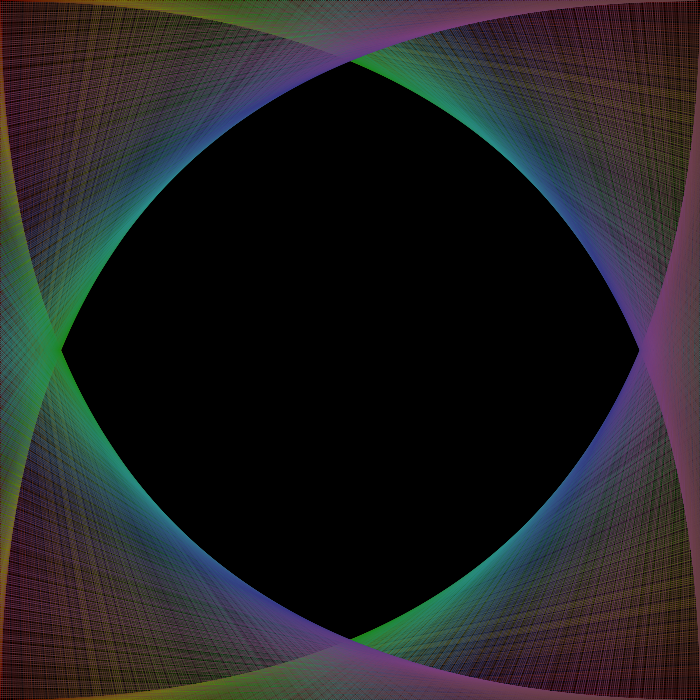
Frame 1 (no input)
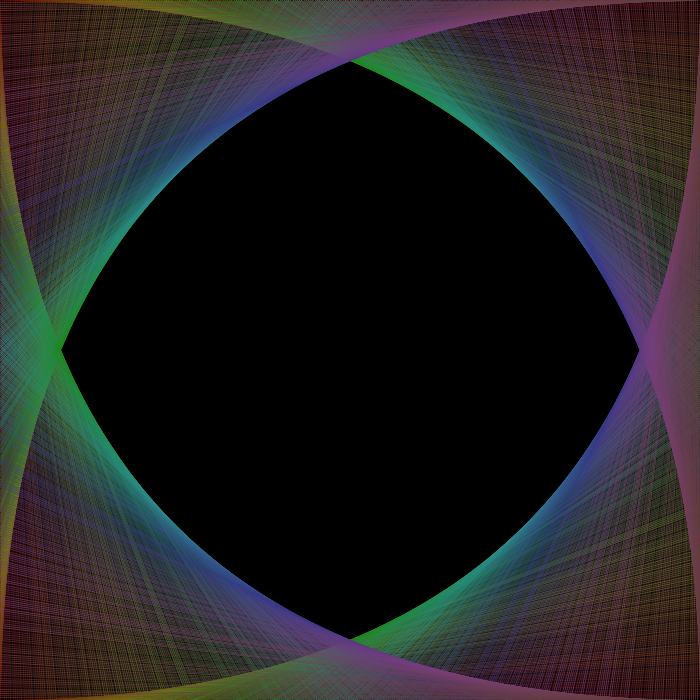
Frame 60 (the mouse pressed at the canvas centre just before this capture)
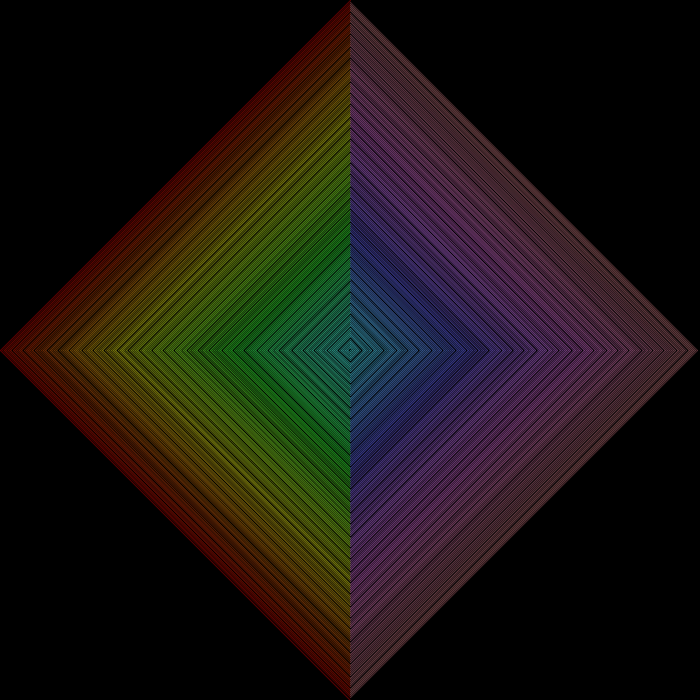
Frame 120 (the mouse held since frame 60 and released just before this capture)

The Processing sketch that drew these frames (run headless with seeded random() and noise(); from frame 60 on, the mouse is pressed at the canvas centre):

// Processing sketch: processing_149369
// ── processing_149369.pde

void setup()
{
  size(700,700);
  background(0);
  colorMode(HSB,255);
}

void draw()
{
  background(0);
  frameRate(60);
  float delta = 1/32.;
  strokeWeight(1);
  stroke(255);
  float x = 0;
  boolean mess;
  if (random(100)>95)
  { 
    mess = true;
  }
  else
  {
    mess = false;
    }
   
  while (x < 10)
  {
    float xpos = map(x,0,10,0,width);
    float ypos = map(10-x,0,10,0,height);
    stroke(map(xpos,0,width,0,255),map(ypos,0,height,100,255),map(xpos*ypos,0,width*height,100,255),random(100)+100);  if (mess)
    {
       xpos = random(width);
       ypos = random(height);
    }
    line(xpos,mouseY,mouseX,ypos);
    line(xpos,mouseY,width-mouseX,height-ypos);
    line(xpos,height-mouseY,mouseX,height-ypos);
    line(xpos,height-mouseY,width-mouseX,ypos);
    x += delta;
  }
  //fill(0,255,0);
  //ellipse(width,height,2*width,2*height);
}
    
  
